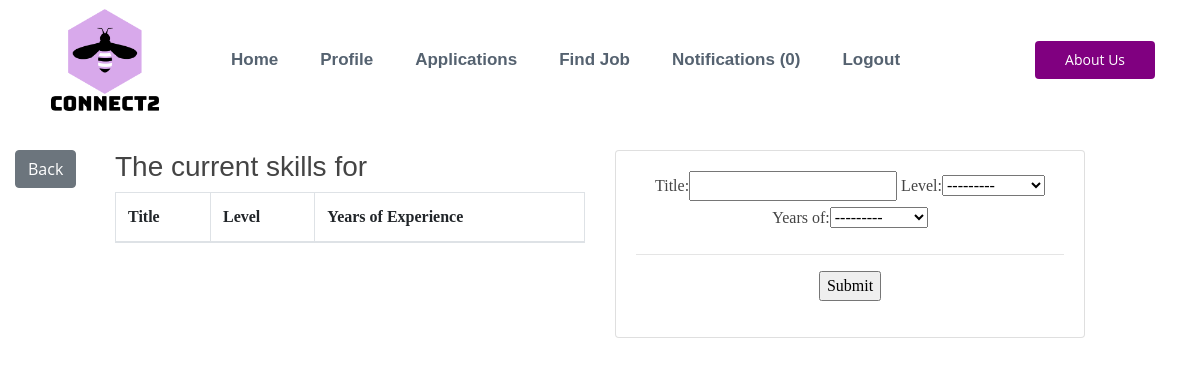
Before: /createskill/ (signed in) with the older database file.
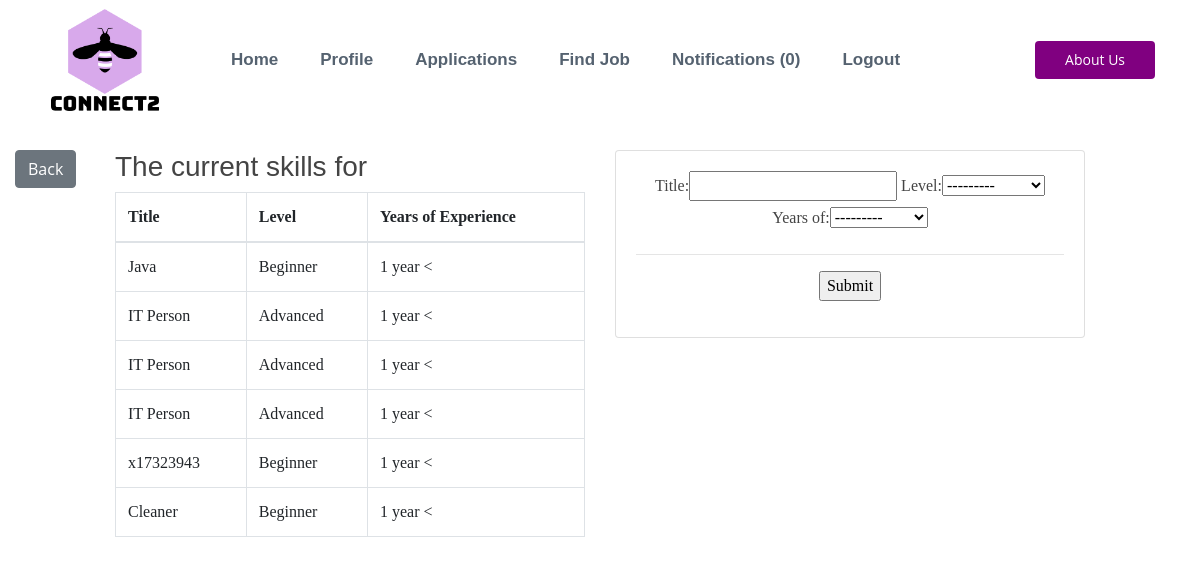
After: the same page with the newer database file.
### account/models.py (models this page shows, shortened)
class EmployeeSkill(models.Model):
    skill_level = (
        ('Beginner', 'Beginner'),
        ('Intermediate', 'Intermediate'),
        ('Advanced', 'Advanced'),
    )
    years_of = (
        ('1 year <', '1 year <'),
        ('1 - 2 years', '1 - 2 years'),
        ('2 - 5 years', '2 - 5 years'),
        ('5 - 10 years', '5 - 10 years'),
        ('10+ years', '10+ years'),
    )
    employee = models.ForeignKey(
        Employee, on_delete=models.CASCADE, null=True)
    title = models.CharField(max_length=200, blank=True)
    level = models.CharField(max_length=200, blank=False, choices=skill_level)
    years_of = models.CharField(max_length=200, blank=True, choices=years_of)
    description = models.TextField(max_length=400, blank=True)

### employee/views.py (the view, shortened to what this page needs)
# urls.py: path('createskill/', createSkill, name='createskill'),
def createSkill(request):
    form = SkillForm()
    employee = Employee.objects.get(user=request.user)
    skills = employee.employeeskill_set.all()
    experiences = employee.experience_set.all()
    context = {'employee': employee, 'skills': skills,
               'experiences': experiences, }
    context = {'form': form, 'employee': employee, 'skills': skills,
               'experiences': experiences}
    return render(request, 'employee/skills_form.html', context)

### employee/forms.py
class SkillForm(ModelForm):
    class Meta:
        model = EmployeeSkill
        fields = ('title',  'level', 'years_of')
    labels = {
        "title": "Title of Skill",
        "level": "Level",
        "years_of": "Years of Experience",
    }
    widgets = {
        'title': forms.TextInput(attrs={'class': 'form-control'}),
        'level': forms.Select(attrs={'class': 'form-control'}),
        'years_of': forms.Select(attrs={'class': 'form-control'}),
    }

### notifications/context_processors.py (called while the page is built)
def notifications(request):
    if request.user.is_authenticated:
        return {'notifications': request.user.notifications.filter(is_read=False)}
    else:
        return {'notifications': []}

### employee/templates/employee/skills_form.html (shortened to what this page needs)
{% extends 'employee/core.html' %}
{% load static %}
{% block content %}
<div class="container-fluid">
    <div class="row">
        <div class="col-md-1">
            <a class="btn  btn-secondary" href="{% url 'employee-profile'  %}">Back</a>
        </div>
        <div class="col-md-10">
            <div class="row">
                <div class="col-md-6">
                    <h3>
                        The current skills for {{job.title}}
                    </h3>
                    <table class="table table-bordered">
                        <thead>
                            <tr>
                                <th>
                                    Title
                                </th>
                                <th>
                                    Level
                                </th>
                                <th>
                                    Years of Experience
                                </th>
                            </tr>
                        </thead>
                        <tbody>
                            {% for skill in skills %}
                            <tr>
                                <td>
                                    {{skill.title}}
                                </td>
                                <td>
                                    {{skill.level}}
                                </td>
                                <td>
                                    {{skill.years_of}}
                                </td>
                                {% endfor %}
                            </tr>
                        </tbody>
                    </table>
                </div>
                <div class="col-md-6 centerit">
                    <div class="card card-body">
                        <div class="form-group">
                            <form action="" method="POST">
                                {{form}}
                                <hr>
                                <input type="submit" name="Submit">
                            </form>
                        </div>
                    </div>
                </div>
            </div>
        </div>
        <div class="col-md-1">
        </div>
    </div>
</div>
{% endblock %}

Changed rows visible on the page:
added EmployeeSkill: title "Java", level "Beginner", years_of "1 year <"
added EmployeeSkill: title "IT Person", level "Advanced", years_of "1 year <"
added EmployeeSkill: title "IT Person", level "Advanced", years_of "1 year <"
added EmployeeSkill: title "IT Person", level "Advanced", years_of "1 year <"
added EmployeeSkill: title "x17323943", level "Beginner", years_of "1 year <"
added EmployeeSkill: title "Cleaner", level "Beginner", years_of "1 year <"
